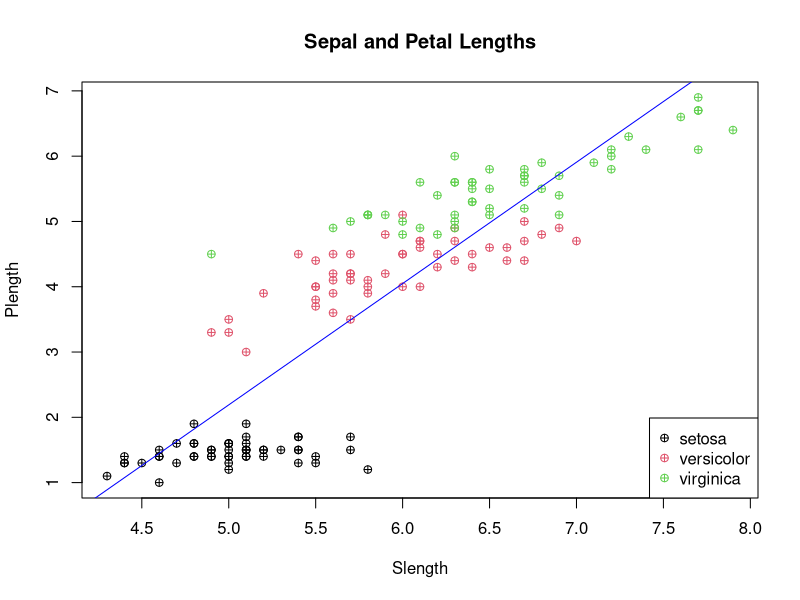
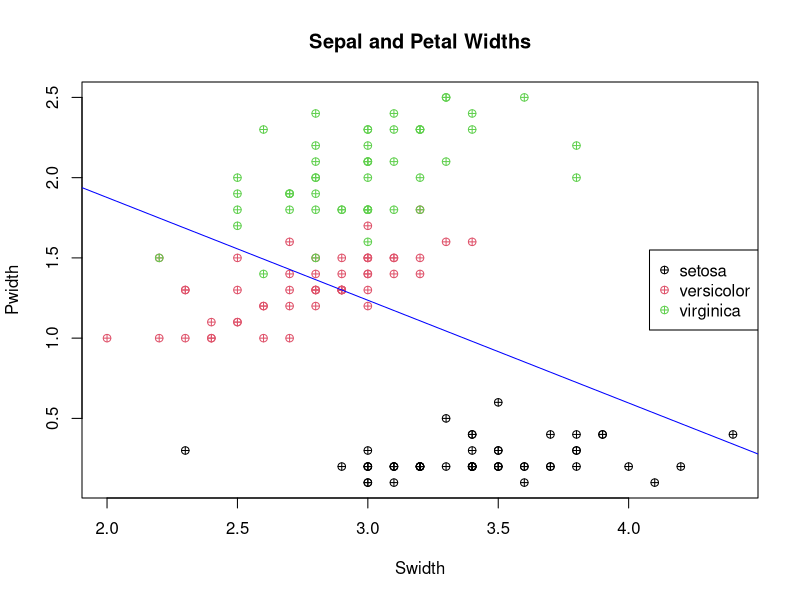

Source code (R) for these figures, in order:
#setwd("C:/Users/frase/Documents/Rclass/ClassCodeData")

Slength <- iris$Sepal.Length
Swidth <- iris$Sepal.Width
Plength <- iris$Petal.Length
Pwidth <- iris$Petal.Width
Species <- iris$Species

plot(Slength, Plength, pch=10, col=iris$Species) #plot lengths
lm(Plength~Slength) #save regression line (y~x)
lengths.lm <- lm(Plength~Slength)
abline(lengths.lm, col="blue")
title(main= "Sepal and Petal Lengths")
legend("bottomright", legend=levels(iris$Species), col= c(1,2,3), pch=10)

plot(Swidth, Pwidth, pch=10, col=iris$Species) #plot widths
lm(Pwidth~Swidth) #save regression line (y~x)
widths.lm <- lm(Pwidth~Swidth)
abline(widths.lm, col="blue")
title(main= "Sepal and Petal Widths")
legend("right", legend=levels(iris$Species), col= c(1,2,3), pch=10)
